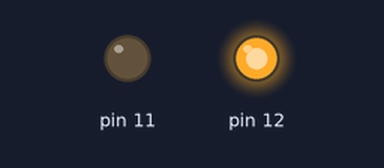
The sketch below on a simulated Arduino Uno, built with avr-gcc and run on an emulated ATmega328P. Parts: output pins drawn as LEDs (lit = HIGH).

Above: at 0.2 s.
At 6.2 s:
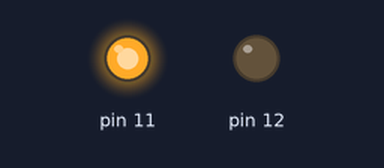
At 11.7 s:
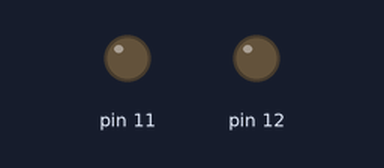
Timing chart, 0 to 13.0 s (numbered marks = the images above):
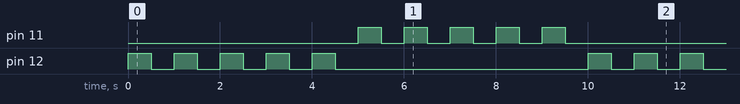

The sketch:

arduino_repeticao.ino
```cpp
/**********
  Projeto IOT4U
  IFG Campus Goiânia
  Autor:    Matheus Yosimura
  Objetivo: Programa sobre comando de repetição
*********/


//Intrudução à Programação - Alguns conceitos de programção - Exemplo 3
//Declaração da variável x
int x=0;

// Rotina de configuração dos pinos
void setup()
{
  //Configuração do pino 12 para saida de dados
  pinMode(12,OUTPUT);
  //Configuração do pino 11 para saida de dados
  pinMode(11,OUTPUT);
}


// Rotina de repetição de comandos
void loop()
{
  //Comando de repetição While
  while(x<5){
	//Código para somar 1 à variável x
	x=x+1;
  	//Comando para acender o led no pino 12
  	digitalWrite(12,HIGH );
	//Comando para pausar a execução do programa por 500 milisegundos
 	delay(500);
	//Comando para apagar o led no pino 12
    	digitalWrite(12,LOW );
	//Comando para pausar a execução do programa por 500 milisegundos
 	delay(500);
  }
  //Comando de repetição While
  while(x>0){
	//Código para diminuir 1 da variável x
  	x=x-1;
  	//Comando para acender o led no pino 11
  	digitalWrite(11,HIGH );
	//Comando para pausar a execução do programa por 500 milisegundos
 	delay(500);
	//Comando para apagar o led no pino 11
    	digitalWrite(11,LOW );
	//Comando para pausar a execução do programa por 500 milisegundos
 	delay(500);
  }
}
```

Measured:
- by itself, pin 11, pin 12: repeats every 10.0 s: 4 × (LOW 0.50 s, HIGH 0.50 s), LOW 5.5 s, HIGH 0.50 s
- by itself, everything shown: repeats every 10.0 s, in 20 steps
